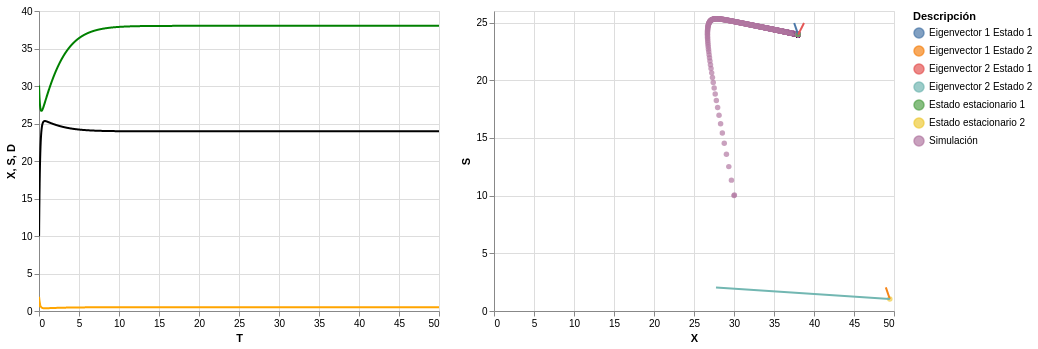

The notebook cell this image was saved under:
### Code cell
#Mostrar tabla con datos de simulación
display(df_simulacion_control)

#Eliminar limitación de filas para graficar
alt.data_transformers.disable_max_rows()

#Grafica de Diagrama de fases
plot_simulacion_control_X_vs_S = alt.Chart(df_simulacion_control).mark_circle().encode( x='X',  y='S', color = 'Descripción')
plot_diagrama_fases_control = alt.layer(plot_simulacion_control_X_vs_S, plot_estado_1, plot_estado_2, plot_eigenvectores).interactive()

#Grafica  Sustrato y Biomasa vs Tiempo
plot_simulacion_control_X_vs_T = alt.Chart(df_simulacion_control).mark_line(color= 'green').encode( x='T',  y='X')
plot_simulacion_control_S_vs_T = alt.Chart(df_simulacion_control).mark_line(color= 'black').encode( x='T',  y='S')
plot_simulacion_control_D_vs_T = alt.Chart(df_simulacion_control).mark_line(color= 'orange').encode( x='T',  y='D')
plot_XSD_vs_T_control = alt.layer(plot_simulacion_control_X_vs_T, plot_simulacion_control_S_vs_T, plot_simulacion_control_D_vs_T).interactive()

#Mostrar gráfica
display(plot_XSD_vs_T_control | plot_diagrama_fases_control)

### Figure 1 — Vega-Lite specification as saved in the notebook (floating-point values rounded to 4 significant figures; data arrays with more than 128 entries replaced by an {"elided": "..."} marker saying what was removed)
{"config": {"view": {"continuousWidth": 400, "continuousHeight": 300}}, "hconcat": [{"layer": [{"mark": {"type": "line", "color": "green"}, "encoding": {"x": {"field": "T", "type": "quantitative"}, "y": {"field": "X", "type": "quantitative"}}, "selection": {"selector007": {"type": "interval", "bind": "scales", "encodings": ["x", "y"]}}}, {"mark": {"type": "line", "color": "black"}, "encoding": {"x": {"field": "T", "type": "quantitative"}, "y": {"field": "S", "type": "quantitative"}}}, {"mark": {"type": "line", "color": "orange"}, "encoding": {"x": {"field": "T", "type": "quantitative"}, "y": {"field": "D", "type": "quantitative"}}}], "data": {"name": "data-a698f19a161f4ae4d5e507af6b68e995"}}, {"layer": [{"data": {"name": "data-a698f19a161f4ae4d5e507af6b68e995"}, "mark": "circle", "encoding": {"color": {"field": "Descripción", "type": "nominal"}, "x": {"field": "X", "type": "quantitative"}, "y": {"field": "S", "type": "quantitative"}}, "selection": {"selector006": {"type": "interval", "bind": "scales", "encodings": ["x", "y"]}}}, {"data": {"name": "data-37848e2e63391b7d99a67cc4c96aa345"}, "mark": "circle", "encoding": {"color": {"field": "Descripción", "type": "nominal"}, "x": {"field": "X", "type": "quantitative"}, "y": {"field": "S", "type": "quantitative"}}}, {"data": {"name": "data-2bca095fbad60115aa26eacb1bc0b9a3"}, "mark": "circle", "encoding": {"color": {"field": "Descripción", "type": "nominal"}, "x": {"field": "X", "type": "quantitative"}, "y": {"field": "S", "type": "quantitative"}}}, {"data": {"name": "data-8168c6d8b5e9e2c6d2ad9a572a1aaccf"}, "mark": "line", "encoding": {"color": {"field": "Descripción", "type": "nominal"}, "x": {"field": "X", "type": "quantitative"}, "y": {"field": "S", "type": "quantitative"}}}]}], "$schema": "https://vega.github.io/schema/vega-lite/v4.17.0.json", "datasets": {"data-a698f19a161f4ae4d5e507af6b68e995": {"elided": "5001 records"}, "data-37848e2e63391b7d99a67cc4c96aa345": [{"X": 38.02, "S": 23.96, "Descripción": "Estado estacionario 1", "Grupo": "Estado Estacionario"}], "data-2bca095fbad60115aa26eacb1bc0b9a3": [{"X": 49.48, "S": 1.044, "Descripción": "Estado estacionario 2", "Grupo": "Estado Estacionario"}], "data-8168c6d8b5e9e2c6d2ad9a572a1aaccf": [{"X": 38.02, "S": 23.96, "Descripción": "Eigenvector 1 Estado 1", "Grupo": "Eigenvector"}, {"X": 37.52, "S": 24.96, "Descripción": "Eigenvector 1 Estado 1", "Grupo": "Eigenvector"}, {"X": 38.02, "S": 23.96, "Descripción": "Eigenvector 2 Estado 1", "Grupo": "Eigenvector"}, {"X": 38.75, "S": 24.96, "Descripción": "Eigenvector 2 Estado 1", "Grupo": "Eigenvector"}, {"X": 49.48, "S": 1.044, "Descripción": "Eigenvector 1 Estado 2", "Grupo": "Eigenvector"}, {"X": 48.98, "S": 2.044, "Descripción": "Eigenvector 1 Estado 2", "Grupo": "Eigenvector"}, {"X": 49.48, "S": 1.044, "Descripción": "Eigenvector 2 Estado 2", "Grupo": "Eigenvector"}, {"X": 27.75, "S": 2.044, "Descripción": "Eigenvector 2 Estado 2", "Grupo": "Eigenvector"}]}}
